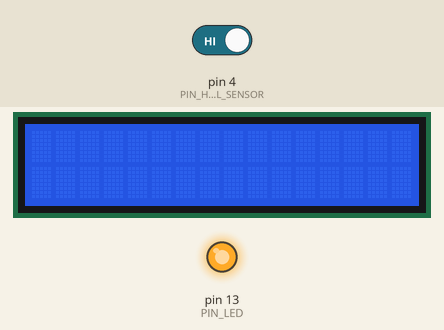
This sketch was run on a simulated Arduino Uno, built with avr-gcc and run on an emulated ATmega328P. Parts: 16×2 character LCD, output pins drawn as LEDs (lit = HIGH). The inputs (shaded band) are chosen by the test bench; at power-on: pin 4 (PIN_HALL_SENSOR) HIGH.

Above: at 1.6 s.
1.7 s: pin 4 (PIN_HALL_SENSOR) driven LOW
At 2.6 s:
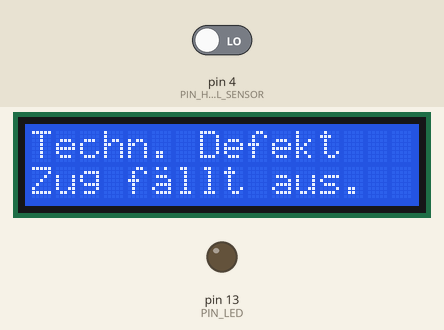
At 22.8 s:
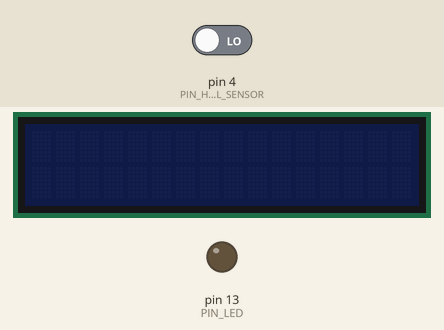
Timing chart, 0 to 23.5 s (numbered marks = the images above; inputs shaded):
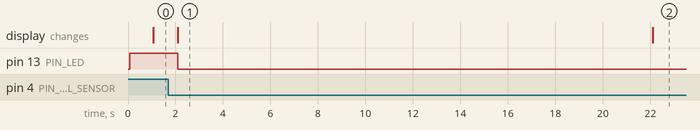

Measured:
- after the input at 1.7 s, pin 13 (PIN_LED): HIGH → LOW after 0.39 s
- what the display in image 1 shows lasts 20.0 s, from 2.1 s to 22.1 s

The sketch:

MiguelsHat.ino
```cpp
#include <Wire.h>
#include <LiquidCrystal_I2C.h>
LiquidCrystal_I2C lcd(0x27, 16, 2);
bool displaying {false};
#define PIN_HALL_SENSOR 4
#define PIN_LED 13

volatile bool detected = true;

void setup() {
  pinMode(PIN_HALL_SENSOR, INPUT_PULLUP);
  pinMode(PIN_LED, OUTPUT);
  lcd.init();
}

void loop() {
  digitalWrite(PIN_LED, digitalRead(PIN_HALL_SENSOR));
  bool detected = digitalRead(PIN_HALL_SENSOR);

  if (!displaying && detected) {
    delay(1000);
    lcd.backlight();
    delay(1000);
    lcd.setCursor(0, 0);
    lcd.print("Techn. Defekt");
    lcd.setCursor(0, 1);
    lcd.print("Zug f\xE1llt aus.");
    displaying = true;
  }

  if (displaying && !detected)
  {
    delay(20000);
    lcd.clear();
    lcd.noBacklight();
    displaying = false;
  }
}
```
